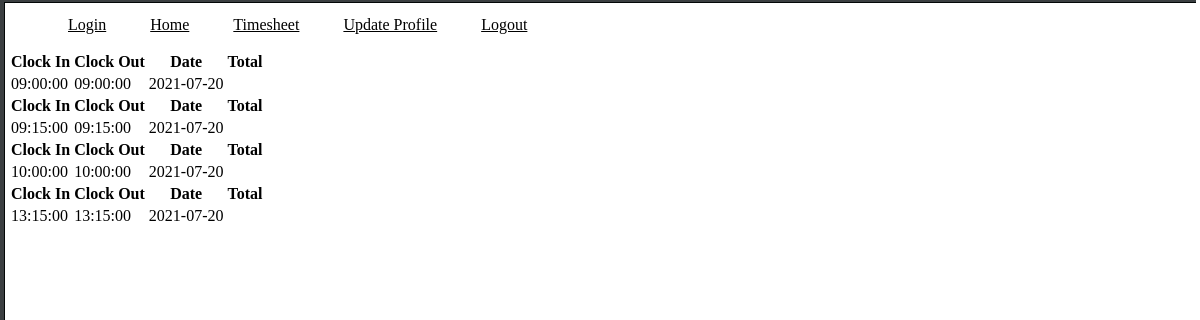
The page /timesheet (signed in) on the database its author committed.
### app.py (models this page shows)
class Account(db.Model):
    id = db.Column(db.Integer, primary_key=True)
    owner_id = db.Column(db.Integer, db.ForeignKey('users.id'))
    clockInEntry = db.Column(db.String(8))
    clockOutEntry = db.Column(db.String(8))
    date = db.Column(db.DATE)

### app.py (the view)
@app.route('/timesheet', methods=['POST', 'GET'])
@login_required
def timesheet():
    user = Account.query.all()
    account = Account.query.filter_by(owner_id=current_user.id)
    name = current_user.name
    return render_template('viewTimesheet.html', user=user, account=account, name=name)

### app.py (called while the page is built)
@login_manager.user_loader
def load_user(uid):
    user = Users.query.get(uid)
    return user

### templates/viewTimesheet.html (shortened to what this page needs)
{% extends "base.html" %}
{% block content %}
<table id="timesheetTable">
  {% for entry in account %}
  <th>
    Clock In
  </th>
  <th>
    Clock Out
  </th>
  <th>
    Date
  </th>
  <th>
    Total
  </th>
  <tr>
    {% if user.id == account.owner_id %}
    <td>{{ entry.clockInEntry }}</td>
    {% endif %}
    <td>{{ entry.clockOutEntry }}</td>
    <td>{{ entry.date }}</td>
  </tr>
  {% endfor %}
</table>
{% endblock %}

### static/style.css (style rules this page uses)
body { background-image: url(/static/BG.png); background-repeat:no-repeat; background-position-y: top; background-position-x: top; }
th { color: black; }
td { color: black; }
table { display: table; }

### rows shown on the page
Account: clockInEntry "09:00:00", clockOutEntry "09:00:00", date "2021-07-20"
Account: clockInEntry "09:15:00", clockOutEntry "09:15:00", date "2021-07-20"
Account: clockInEntry "10:00:00", clockOutEntry "10:00:00", date "2021-07-20"
Account: clockInEntry "13:15:00", clockOutEntry "13:15:00", date "2021-07-20"
